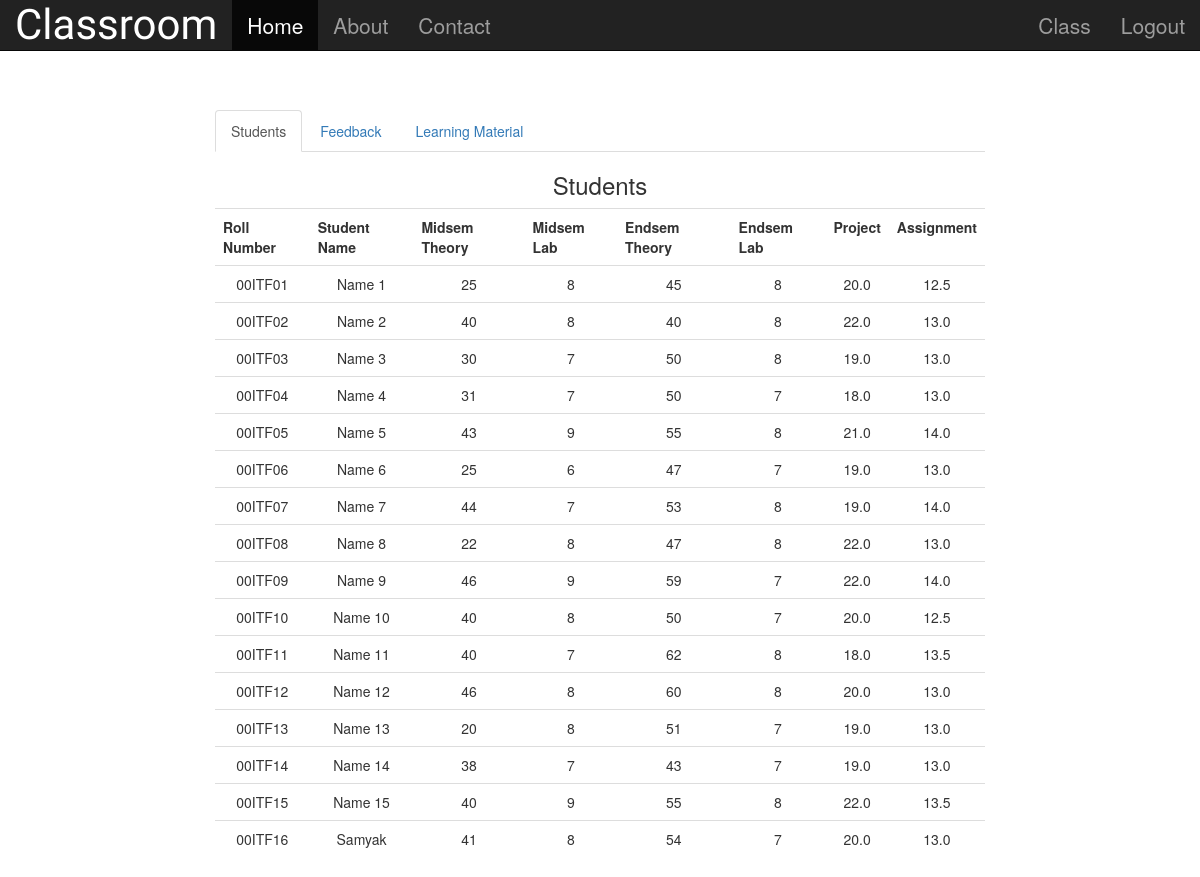
/website/teacher/ (signed in), run on the app's committed database.
### website/models.py (models this page shows)
class StudentMarks(models.Model):
	rollNo = models.CharField(max_length=10) #Student's Roll Number
	name = models.CharField(max_length=50, default='')
	mq1 = models.IntegerField() #Midsem Question 1
	mq2 = models.IntegerField() #Midsem Question 2
	mq3 = models.IntegerField() #Midsem Question 3
	mlq = models.IntegerField() #Midsem Lab Question
	eq1 = models.IntegerField() #Endsem Question 1
	eq2 = models.IntegerField() #Endsem Question 2
	eq3 = models.IntegerField() #Endsem Question 3
	eq4 = models.IntegerField() #Endsem Question 4
	elq = models.IntegerField() #Endsem Lab Question
	assignment = models.FloatField() #Assignment
	project = models.FloatField() #Project

### website/views.py (the view)
def teacher_view(request):
	if request.user.is_authenticated():
		return render(request, 'website/teacher_profile.html', {'students': StudentMarks.objects.all(), 'feedbacks': Feedback.objects.filter(course=Course.objects.get(instructor=request.user.username))})
	else:
		return redirect('website:login')

### website/templates/website/teacher_profile.html (shortened to what this page needs)
{% extends 'website/base.html' %}
{% load staticfiles %}
{% block content %}
<div class="container-fluid">
	<div class="row text-center" style="margin-top: 110px;">
		<div class="col-md-8 col-md-offset-2">
			<ul class="nav nav-tabs">
			  <li class="active"><a data-toggle="tab" href="#students">Students</a></li>
			  <li><a data-toggle="tab" href="#feedback">Feedback</a></li>
			  <li><a data-toggle="tab" href="#material">Learning Material</a></li>
			</ul>
			<div class="tab-content">
			  <div id="students" class="tab-pane fade in active">
			    <h3>Students</h3>
			    <table class="table table-hover">
			      <tr>
			      	<th>Roll Number</th>
			      	<th>Student Name</th>
			      	<th>Midsem Theory</th>
			      	<th>Midsem Lab</th>
			      	<th>Endsem Theory</th>
			      	<th>Endsem Lab</th>
			      	<th>Project</th>
			      	<th>Assignment</th>
			      </tr>
			      {% for student in students %}
			      	<tr>
			      		<td>
			      			{{ student.rollNo }}
			      		</td>
			      		<td>
			      			{{ student.name }}
			      		</td>
			      		<td>
			      			{{ student.mq1|add:student.mq2|add:student.mq3 }}
			      		</td>
			      		<td>
			      			{{ student.mlq }}
			      		</td>
			      		<td>
			      			{{ student.eq1|add:student.eq2|add:student.eq3 }}
			      		</td>
			      		<td>
			      			{{ student.elq }}
			      		</td>
			      		<td>
			      			{{ student.project }}
			      		</td>
			      		<td>
			      			{{ student.assignment }}
			      		</td>
			      	</tr>
			      {% endfor %}
			    </table>
			  </div>
			</div>
		</div>
	</div>
</div>
{% endblock %}

### website/templates/website/base.html (shortened to what this page needs)
{% load staticfiles %}
<!DOCTYPE html>
<html lang="en">
<head>
    <link rel="stylesheet" href="{% static 'website/css/bootstrap.min.css' %}" />
</head>
<body>
	<nav class="navbar navbar-inverse navbar-fixed-top" style="margin-bottom: 0px; font-size: 1.5em;">
		<div class="container-fluid">
		<div class="navbar-header">
			<a href="{% url 'website:index' %}" class="navbar-brand" style="font-size: 2em; font-family: 'Fredericka the Great', cursive;">Classroom</a>
		</div>
		<div>
			<ul class="nav navbar-nav">
				<li class="active"><a href="{% url 'website:index' %}">Home</a></li>
				<li><a href="#about">About</a></li>
				<li><a href="#contact">Contact</a></li>
			</ul>
			<ul class="nav navbar-nav navbar-right">
				{% if not request.user.is_authenticated %}
					<li><a href="{% url 'website:register' %}">Register</a></li>
					<li><a href="{% url 'website:login' %}">Login</a></li>
				{% else %}
					{% if request.user.user.designation == 'student' %}
						<li><a href="{% url 'website:student' %}">Class</a></li>
					{% else %}
						<li><a href="{% url 'website:teacher' %}">Class</a></li>
					{% endif %}
					<li><a href="{% url 'website:logout' %}">Logout</a></li>
				{% endif %}
			</ul>
		</div>
		</div>
	</nav>
	{% block content %}
	{% endblock %}
</body>
</html>

### data on the page
StudentMarks: rollNo "00ITF01", name "Name 1", mq1|add "25", mlq "8", eq1|add "45", elq "8", project "20.0", assignment "12.5"
StudentMarks: rollNo "00ITF02", name "Name 2", mq1|add "40", mlq "8", eq1|add "40", elq "8", project "22.0", assignment "13.0"
StudentMarks: rollNo "00ITF03", name "Name 3", mq1|add "30", mlq "7", eq1|add "50", elq "8", project "19.0", assignment "13.0"
StudentMarks: rollNo "00ITF04", name "Name 4", mq1|add "31", mlq "7", eq1|add "50", elq "7", project "18.0", assignment "13.0"
StudentMarks: rollNo "00ITF05", name "Name 5", mq1|add "43", mlq "9", eq1|add "55", elq "8", project "21.0", assignment "14.0"
StudentMarks: rollNo "00ITF06", name "Name 6", mq1|add "25", mlq "6", eq1|add "47", elq "7", project "19.0", assignment "13.0"
StudentMarks: rollNo "00ITF07", name "Name 7", mq1|add "44", mlq "7", eq1|add "53", elq "8", project "19.0", assignment "14.0"
StudentMarks: rollNo "00ITF08", name "Name 8", mq1|add "22", mlq "8", eq1|add "47", elq "8", project "22.0", assignment "13.0"
StudentMarks: rollNo "00ITF09", name "Name 9", mq1|add "46", mlq "9", eq1|add "59", elq "7", project "22.0", assignment "14.0"
StudentMarks: rollNo "00ITF10", name "Name 10", mq1|add "40", mlq "8", eq1|add "50", elq "7", project "20.0", assignment "12.5"
StudentMarks: rollNo "00ITF11", name "Name 11", mq1|add "40", mlq "7", eq1|add "62", elq "8", project "18.0", assignment "13.5"
StudentMarks: rollNo "00ITF12", name "Name 12", mq1|add "46", mlq "8", eq1|add "60", elq "8", project "20.0", assignment "13.0"
StudentMarks: rollNo "00ITF13", name "Name 13", mq1|add "20", mlq "8", eq1|add "51", elq "7", project "19.0", assignment "13.0"
StudentMarks: rollNo "00ITF14", name "Name 14", mq1|add "38", mlq "7", eq1|add "43", elq "7", project "19.0", assignment "13.0"
StudentMarks: rollNo "00ITF15", name "Name 15", mq1|add "40", mlq "9", eq1|add "55", elq "8", project "22.0", assignment "13.5"
StudentMarks: rollNo "00ITF16", name "Samyak", mq1|add "41", mlq "8", eq1|add "54", elq "7", project "20.0", assignment "13.0"
